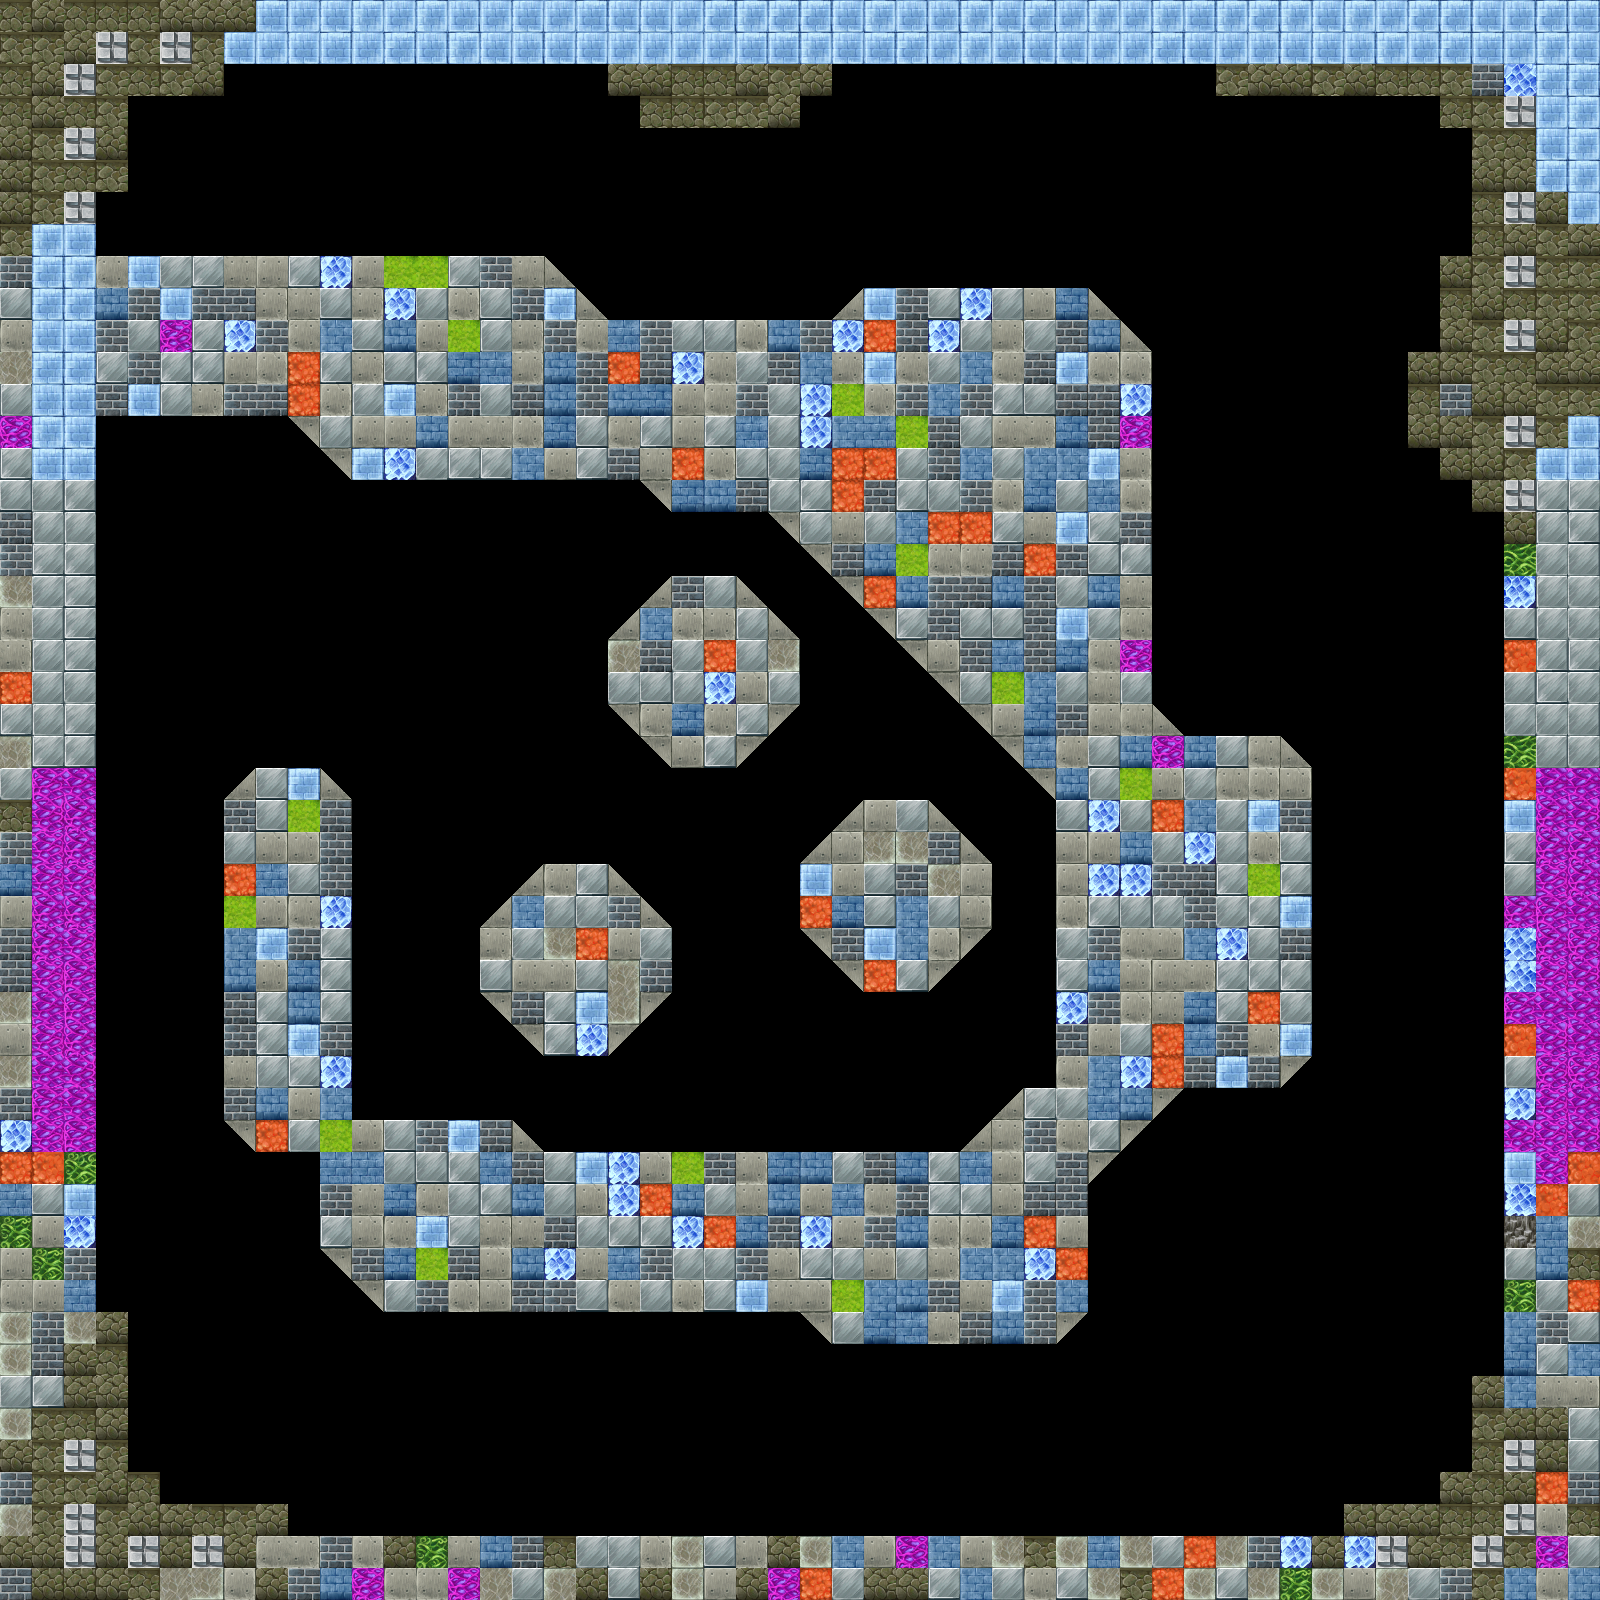

Below is a game level as drawn by its tile map, then a one-line description and the .tmx that defines it (tile-layer data replaced by summaries):
An orthogonal 50x50 tile map with 32x32 px tiles, 1 tile layer (ForegroundLayer), 1 hidden layer not drawn and 78 objects.

<map version="1.2" tiledversion="1.2.3" orientation="orthogonal" renderorder="right-down" width="50" height="50" tilewidth="32" tileheight="32" infinite="0" nextlayerid="20" nextobjectid="565">
 <tileset firstgid="1" name="tilesetFore" tilewidth="32" tileheight="32" tilecount="240" columns="16">
  <image source="tilesetB.png" width="512" height="480" />
 </tileset>
 <layer id="2" name="BackgroundLayer" width="50" height="50" visible="0">
  <data>[2500 cells, 0 non-empty, 0 distinct tile ids]</data>
 </layer>
 <layer id="1" name="ForegroundLayer" width="50" height="50">
  <data>[2500 cells, 1205 non-empty, 58 distinct tile ids]</data>
 </layer>
 <objectgroup color="#ff0000" id="3" name="Consumable0" visible="0">
  <properties>
   <property name="mass" type="int" value="1" />
   <property name="prototype" value="consumable" />
  </properties>
  <object id="65" x="852" y="503.281">
   <properties>
    <property name="spritesheetname" value="assets\starcoinsheet.json" />
   </properties>
   <polygon points="-28,1.71875 28,1.71875 28,56.7188 -28,56.7188" />
  </object>
 </objectgroup>
 <objectgroup color="#ffff00" id="4" name="Player0">
  <properties>
   <property name="mass" type="int" value="1" />
   <property name="prototype" value="player" />
  </properties>
  <object id="536" x="384" y="552">
   <properties>
    <property name="spritesheetname" value="assets\evilmansheet.json" />
   </properties>
   <polygon points="0,0 18.6667,-19.5555 37.3333,-19.5555 56,0 56,19.5555 37.3333,39.1112 18.6667,39.1112 0,19.5555" />
  </object>
 </objectgroup>
 <objectgroup color="#aaffff" id="5" name="Monster0">
  <properties>
   <property name="mass" type="int" value="1" />
   <property name="prototype" value="monster" />
  </properties>
  <object id="535" x="192" y="544">
   <properties>
    <property name="spritesheetname" value="assets\sprite-sheet-monster-png-2.json" />
   </properties>
   <polygon points="0,0 11.6667,-11.6667 23.3333,-11.6667 35,0 35,11.6667 23.3333,23.3333 11.6667,23.3333 0,11.6667" />
  </object>
 </objectgroup>
 <objectgroup color="#ff557f" id="12" name="Monster1">
  <properties>
   <property name="mass" type="int" value="1" />
   <property name="prototype" value="monster" />
  </properties>
  <object id="534" x="288" y="632">
   <properties>
    <property name="spritesheetname" value="assets\xira_final-spritesheet.json" />
   </properties>
   <polygon points="0,0 31.9999,-32 64.0001,-32 96,0 96,32 64.0001,64 31.9999,64 0,32" />
  </object>
 </objectgroup>
 <objectgroup color="#ffff00" id="6" name="Waypoints0">
  <object id="530" x="160" y="256">
   <properties>
    <property name="id" type="int" value="0" />
   </properties>
   <polyline points="0,0 384,0 448,64 672,64 704,32 928,32 992,96 992,448 1024,480 1120,480 1152,512 1152,800 1120,832 1024,832 928,928 928,1056 896,1088 672,1088 640,1056 224,1056 160,992 160,896 96,896 64,864 64,544 96,512 160,512 192,544 192,864 352,864 384,896 800,896 864,832 896,832 896,544 608,256 512,256 480,224 192,224 128,160 0,160" />
  </object>
 </objectgroup>
 <objectgroup color="#ff0000" id="7" name="Collision0" opacity="0.3">
  <object id="292" x="32" y="0">
   <polygon points="0,0 224,0 224,64 0,64" />
  </object>
  <object id="306" x="256" y="0">
   <polygon points="0,0 224,0 224,64 0,64" />
  </object>
  <object id="307" x="480" y="0">
   <polygon points="0,0 224,0 224,64 0,64" />
  </object>
  <object id="308" x="704" y="0">
   <polygon points="0,0 224,0 224,64 0,64" />
  </object>
  <object id="309" x="928" y="0">
   <polygon points="0,0 224,0 224,64 0,64" />
  </object>
  <object id="310" x="1152" y="0">
   <polygon points="0,0 224,0 224,64 0,64" />
  </object>
  <object id="311" x="1376" y="0">
   <polygon points="0,0 224,0 224,64 0,64" />
  </object>
  <object id="312" x="32" y="64">
   <polygon points="0,0 64,0 64,224 0,224" />
  </object>
  <object id="313" x="32" y="288">
   <polygon points="0,0 64,0 64,224 0,224" />
  </object>
  <object id="314" x="32" y="512">
   <polygon points="0,0 64,0 64,224 0,224" />
  </object>
  <object id="315" x="32" y="736">
   <polygon points="0,0 64,0 64,224 0,224" />
  </object>
  <object id="316" x="32" y="960">
   <polygon points="0,0 64,0 64,224 0,224" />
  </object>
  <object id="318" x="32" y="1536">
   <polygon points="0,0 224,0 224,64 0,64" />
  </object>
  <object id="319" x="256" y="1536">
   <polygon points="0,0 224,0 224,64 0,64" />
  </object>
  <object id="320" x="480" y="1536">
   <polygon points="0,0 224,0 224,64 0,64" />
  </object>
  <object id="321" x="704" y="1536">
   <polygon points="0,0 224,0 224,64 0,64" />
  </object>
  <object id="322" x="928" y="1536">
   <polygon points="0,0 224,0 224,64 0,64" />
  </object>
  <object id="323" x="1152" y="1536">
   <polygon points="0,0 224,0 224,64 0,64" />
  </object>
  <object id="324" x="1376" y="1536">
   <polygon points="0,0 224,0 224,64 0,64" />
  </object>
  <object id="325" x="1504" y="64">
   <polygon points="0,0 64,0 64,224 0,224" />
  </object>
  <object id="326" x="1504" y="288">
   <polygon points="0,0 64,0 64,224 0,224" />
  </object>
  <object id="327" x="1504" y="512">
   <polygon points="0,0 64,0 64,224 0,224" />
  </object>
  <object id="328" x="1504" y="736">
   <polygon points="0,0 64,0 64,224 0,224" />
  </object>
  <object id="329" x="1504" y="960">
   <polygon points="0,0 64,0 64,224 0,224" />
  </object>
  <object id="427" x="1504" y="1184">
   <polygon points="0,0 64,0 64,224 0,224" />
  </object>
  <object id="434" x="32" y="1152">
   <polygon points="0,0 64,0 64,224 0,224" />
  </object>
  <object id="435" x="32" y="1344">
   <polygon points="0,0 64,0 64,224 0,224" />
  </object>
  <object id="436" x="1504" y="1408">
   <polygon points="0,0 64,0 64,224 0,224" />
  </object>
  <object id="506" x="96" y="256">
   <polygon points="0,0 224,0 224,160 0,160" />
  </object>
  <object id="508" x="288" y="256">
   <polygon points="0,0 256,0 256,224 64,224 0,160" />
  </object>
  <object id="510" x="544" y="256">
   <polygon points="0,0 96,96 96,224 0,224" />
  </object>
  <object id="511" x="576" y="320">
   <polygon points="0,0 256,0 256,128 0,128" />
  </object>
  <object id="512" x="640" y="448">
   <polygon points="0,0 192,0 192,64 32,64 0,32" />
  </object>
  <object id="513" x="832" y="320">
   <polygon points="0,0 32,-32 256,-32 320,32 320,128 0,128" />
  </object>
  <object id="514" x="832" y="448">
   <polygon points="0,0 320,0 320,128 0,128 -128,0" />
  </object>
  <object id="515" x="832" y="576">
   <polygon points="0,0 320,0 320,128 128,128" />
  </object>
  <object id="516" x="960" y="704">
   <polygon points="0,0 192,0 256,64 64,64" />
  </object>
  <object id="517" x="1024" y="736">
   <polygon points="0,0 256,0 288,32 288,64 32,64 0,32" />
  </object>
  <object id="518" x="1056" y="800">
   <polygon points="0,0 256,0 256,128 0,128" />
  </object>
  <object id="519" x="1056" y="928">
   <polygon points="0,0 256,0 256,128 224,160 0,160" />
  </object>
  <object id="520" x="1024" y="1088">
   <polygon points="0,0 160,0 64,96 -96,96" />
  </object>
  <object id="521" x="928" y="1184">
   <polygon points="0,0 160,0 160,128 128,160 0,160" />
  </object>
  <object id="522" x="800" y="1152">
   <polygon points="0,0 160,0 160,192 32,192 0,160" />
  </object>
  <object id="523" x="544" y="1152">
   <polygon points="0,0 256,0 256,160 0,160" />
  </object>
  <object id="524" x="320" y="1120">
   <polygon points="0,0 192,0 224,32 224,192 64,192 0,128" />
  </object>
  <object id="525" x="224" y="992">
   <polygon points="0,0 128,0 128,160 32,160 0,128" />
  </object>
  </objectgroup>
 <objectgroup id="8" name="PlayerInstances">
  <!-- 23 objects omitted --></objectgroup>
 <objectgroup color="#55ff00" id="9" name="MonsterInstances">
  <!-- 22 objects omitted --></objectgroup>
 <objectgroup color="#0055ff" id="11" name="ConsumableInstances" />
</map>
<!-- 27 of 78 objects omitted -->
